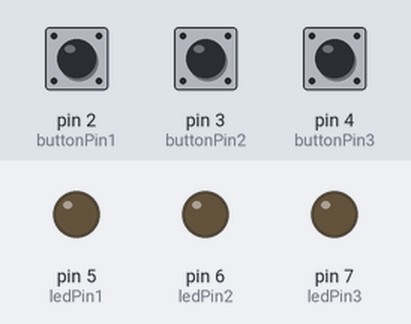
The sketch below on a simulated Arduino Uno, built with avr-gcc and run on an emulated ATmega328P. Shown: output pins drawn as LEDs (lit = HIGH). Inputs (shaded band) come from the test bench; at power-on: pin 2 (buttonPin1) LOW, pin 3 (buttonPin2) LOW, pin 4 (buttonPin3) LOW.

Above: at 1.2 s.
1.3 s: pin 2 (buttonPin1) pulled HIGH for 0.15 s
At 1.37 s:
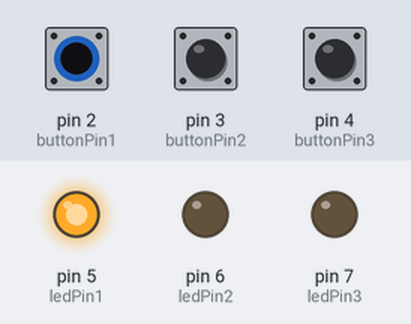
2.9 s: pin 3 (buttonPin2) pulled HIGH for 0.15 s
At 2.97 s:
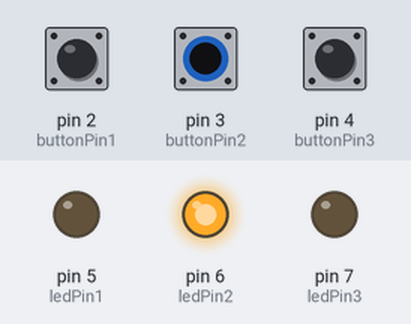
4.5 s: pin 4 (buttonPin3) pulled HIGH for 0.15 s
At 4.57 s:
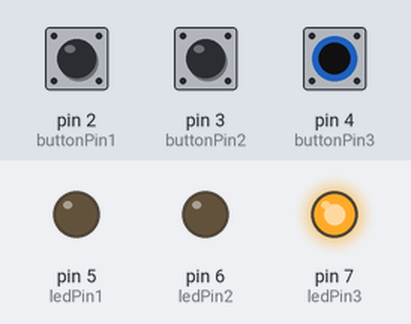
6.1 s: pin 4 (buttonPin3) pulled HIGH for 3.2 s
At 9.6 s:
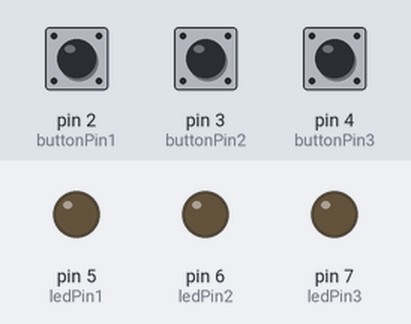
10.8 s: pin 2 (buttonPin1) pulled HIGH for 3.2 s
At 11.9 s:
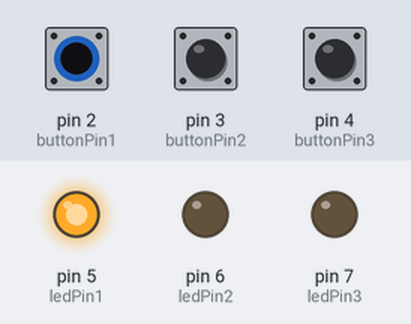
15.5 s: pin 2 (buttonPin1) driven HIGH and pin 3 (buttonPin2) driven HIGH
At 16.7 s:
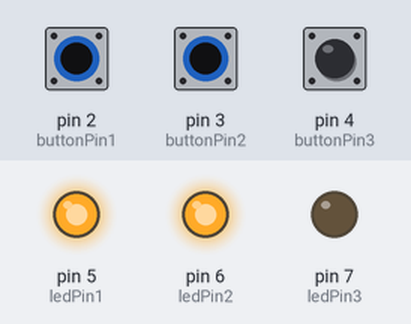
Timing chart, 0 to 18.0 s (numbered marks = the images above; inputs shaded):
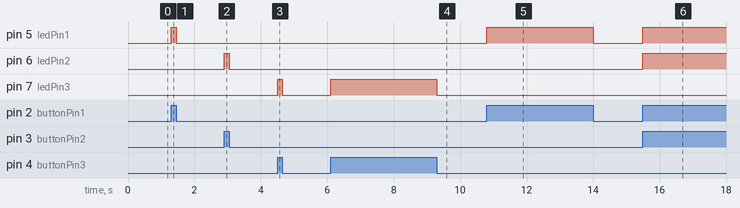

Measured:
- after the input at 1.3 s, pin 5 (ledPin1): LOW → HIGH at once, → LOW 0.15 s later
- after the input at 2.9 s, pin 6 (ledPin2): LOW → HIGH at once, → LOW 0.15 s later
- after the input at 4.5 s, pin 7 (ledPin3): LOW → HIGH at once, → LOW 0.15 s later
- after the input at 6.1 s, pin 7 (ledPin3): LOW → HIGH at once, → LOW 3.2 s later
- after the input at 10.8 s, pin 5 (ledPin1): LOW → HIGH at once, → LOW 3.2 s later
- after the input at 15.5 s, pin 5 (ledPin1), pin 6 (ledPin2): LOW → HIGH at once

The sketch:

3Button3LEDControl.ino
```cpp
const int buttonPin1 = 2;
const int buttonPin2 = 3;
const int buttonPin3 = 4;

const int ledPin1 = 5;
const int ledPin2 = 6;
const int ledPin3 = 7;

void setup() {

  pinMode(buttonPin1, INPUT);
  pinMode(buttonPin2, INPUT);
  pinMode(buttonPin3, INPUT);


  pinMode(ledPin1, OUTPUT);
  pinMode(ledPin2, OUTPUT);
  pinMode(ledPin3, OUTPUT);
}

void loop() {

  int buttonState1 = digitalRead(buttonPin1);
  int buttonState2 = digitalRead(buttonPin2);
  int buttonState3 = digitalRead(buttonPin3);


  if (buttonState1 == HIGH) {
    digitalWrite(ledPin1, HIGH);
  } else {
    digitalWrite(ledPin1, LOW);
  }


  if (buttonState2 == HIGH) {
    digitalWrite(ledPin2, HIGH);
  } else {
    digitalWrite(ledPin2, LOW);
  }


  if (buttonState3 == HIGH) {
    digitalWrite(ledPin3, HIGH);
  } else {
    digitalWrite(ledPin3, LOW);
  }
}
```
